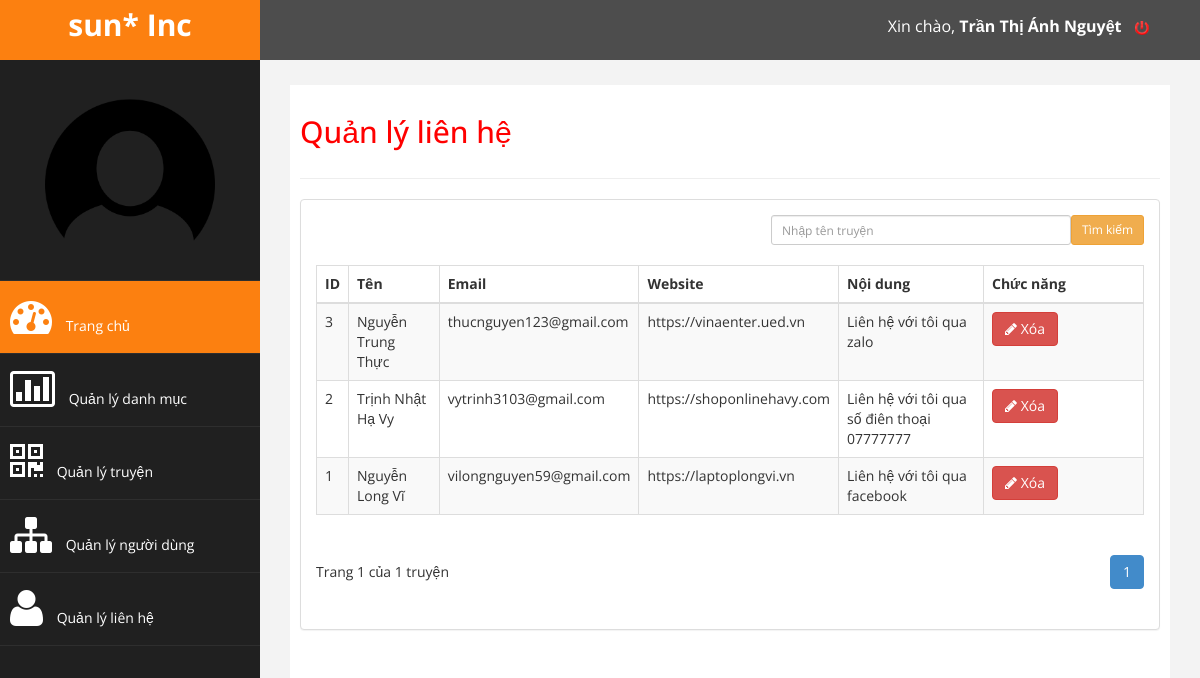
/contact/index.php (signed in), run on the app's committed database.
### tables this page shows
CREATE TABLE `contact` (
  `contact_id` int(5) UNSIGNED NOT NULL,
  `name` varchar(150) NOT NULL,
  `email` varchar(100) NOT NULL,
  `website` varchar(100) NOT NULL,
  `content` text NOT NULL,
  `create_at` datetime NOT NULL DEFAULT '0000-00-00 00:00:00' ON UPDATE current_timestamp()
);

### contact/index.php (the view, shortened to what this page needs)
<?php require_once $_SERVER['DOCUMENT_ROOT'] . '/adminStory/templates/admin/inc/header.php'; ?>
<?php require_once $_SERVER['DOCUMENT_ROOT'] . '/adminStory/templates/admin/inc/leftbar.php'; ?>
<?php
$queryTSD = "SELECT COUNT(*) AS TSD  FROM contact";
$resultTSD = $mysqli->query($queryTSD);
$arTSD = mysqli_fetch_assoc($resultTSD);
$TongSoDong = $arTSD['TSD'];
$row_count = ROW_COUNT;
$TongSoTrang = ceil($TongSoDong / $row_count);
$current_page = 1;
$offset = ($current_page - 1) * $row_count;
?>
<div id="page-wrapper">
    <div id="page-inner">
        <div class="row">
            <div class="col-md-12">
                <h2>Quản lý liên hệ</h2>
            </div>
        </div>
        <hr />
        <div class="row">
            <div class="col-md-12">
                <div class="panel panel-default">
                    <div class="panel-body">
                        <div class="table-responsive">
                            <div class="row">
                                <div class="col-sm-6">
                                </div>
                                <div class="col-sm-6" style="text-align: right;">
                                    <form method="post" action="">
                                        <input type="submit" name="search" value="Tìm kiếm" class="btn btn-warning btn-sm" style="float:right" />
                                        <input type="search" class="form-control input-sm" placeholder="Nhập tên truyện" style="float:right; width: 300px;" />
                                    </form><br />
                                </div>
                            </div>
                            <table class="table table-striped table-bordered table-hover" id="dataTables-example">
                                <thead>
                                    <tr>
                                        <th>ID</th>
                                        <th>Tên</th>
                                        <th>Email</th>
                                        <th>Website</th>
                                        <th>Nội dung</th>
                                        <th width="160px">Chức năng</th>
                                    </tr>
                                </thead>
                                <tbody>
                                    <?php
                                    $query = "SELECT * FROM contact ORDER BY contact_id DESC LIMIT {$offset}, {$row_count} ";
                                    $result = $mysqli->query($query);
                                    while ($arItem = mysqli_fetch_assoc($result)) {
                                        $contact_id = $arItem['contact_id'];
                                        $name = $arItem['name'];
                                        $email = $arItem['email'];
                                        $Website = $arItem['website'];
                                        $content = $arItem['content'];
                                    ?>
                                        <tr class="gradeX">
                                            <td><?php echo $contact_id; ?></td>
                                            <td><?php echo $name; ?></td>
                                            <td><?php echo $email; ?></td>
                                            <td><?php echo $Website; ?></td>
                                            <td><?php echo $content; ?></td>
                                            <td class="center">
                                                <a href="del.php?id=<?php echo $contact_id; ?>" onclick="return confirm('Bạn thực sự muốn xóa danh mục này?')" title="" class="btn btn-danger"><i class="fa fa-pencil"></i> Xóa</a>
                                            </td>
                                        </tr>
                                    <?php
                                    }
                                    ?>
                                </tbody>
                            </table>
                            <div class="row">
                                <div class="col-sm-6">
                                    <div class="dataTables_info" id="dataTables-example_info" style="margin-top:27px">Trang <?php echo $current_page; ?> của <?php echo $TongSoTrang; ?> truyện</div>
                                </div>
                                <div class="col-sm-6" style="text-align: right;">
                                    <div class="dataTables_paginate paging_simple_numbers" id="dataTables-example_paginate">
                                        <ul class="pagination">
                                            <?php
                                            for ($i = 1; $i <= $TongSoTrang; $i++) {
                                                if ($i == $current_page) {
                                            ?>
                                                    <li class="paginate_button active" aria-controls="dataTables-example" tabindex="0"><a href="#"><?php echo $current_page; ?></a></li>
                                                <?php
                                                } else {
                                                ?>
                                                    <li class="paginate_button " aria-controls="dataTables-example" tabindex="0"><a href="index.php?page=<?php echo $i; ?>"><?php echo $i; ?></a></li>
                                                <?php
                                                }
                                                ?>
                                            <?php
                                            }
                                            ?>
                                        </ul>
                                    </div>
                                </div>
                            </div>
                        </div>
                    </div>
                </div>
            </div>
        </div>
    </div>
</div>
<?php require_once $_SERVER['DOCUMENT_ROOT'] . '/adminStory/templates/admin/inc/footer.php'; ?>

### templates/admin/assets/css/custom.css (style rules this page uses)
body { font-family: 'Open Sans', sans-serif; }
#page-wrapper { padding: 15px 15px; min-height: 600px; background:#F3F3F3; }
#page-inner { width:100%; margin:10px 20px 10px 0px; background-color:#fff!important; padding:10px; min-height:1200px; }
h2 { color: #f00; }
@media (min-width:768px) { #page-wrapper { margin: 0 0 0 260px; padding: 15px 30px; min-height: 1200px; } }

### data on the page
contact: contact_id "3", name "Nguyễn Trung Thực", email "thucnguyen123@gmail.com", website "https://vinaenter.ued.vn", content "Liên hệ với tôi qua zalo"
contact: contact_id "2", name "Trịnh Nhật Hạ Vy", email "vytrinh3103@gmail.com", website "https://shoponlinehavy.com", content "Liên hệ với tôi qua số điên thoại 07777777"
contact: contact_id "1", name "Nguyễn Long Vĩ", email "vilongnguyen59@gmail.com", website "https://laptoplongvi.vn", content "Liên hệ với tôi qua facebook"

### other printed values
$name "Trần Thị Ánh Nguyệt"
$current_page "1"
$TongSoTrang "1"
